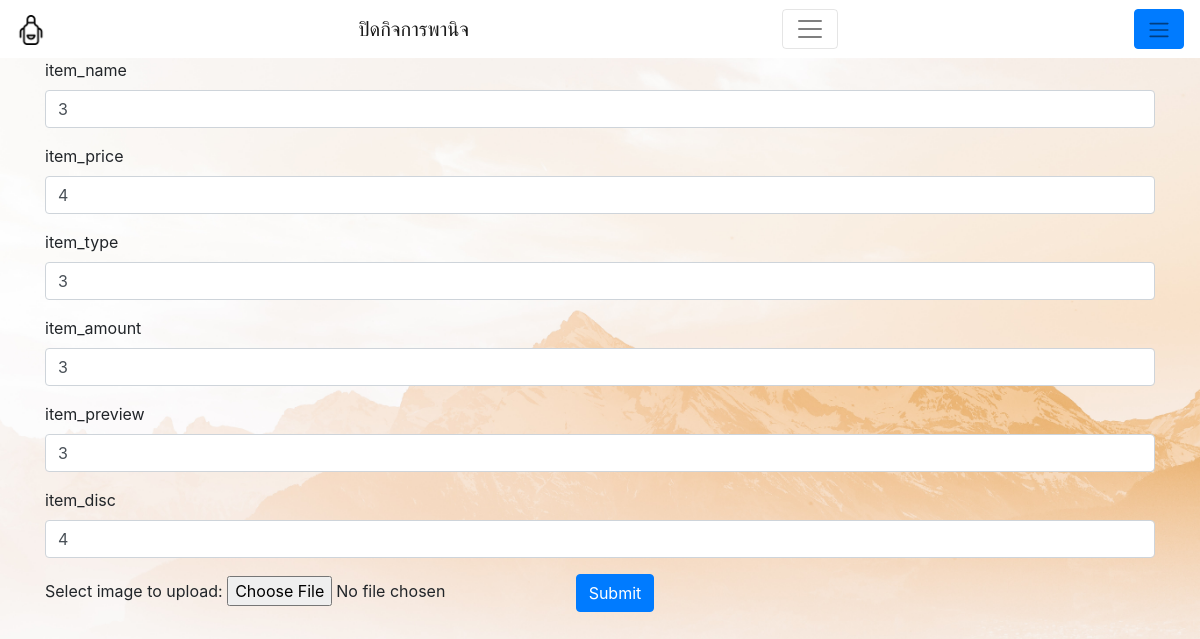
Page /item_update.php?id_item=3 (signed in) on the earlier database version.
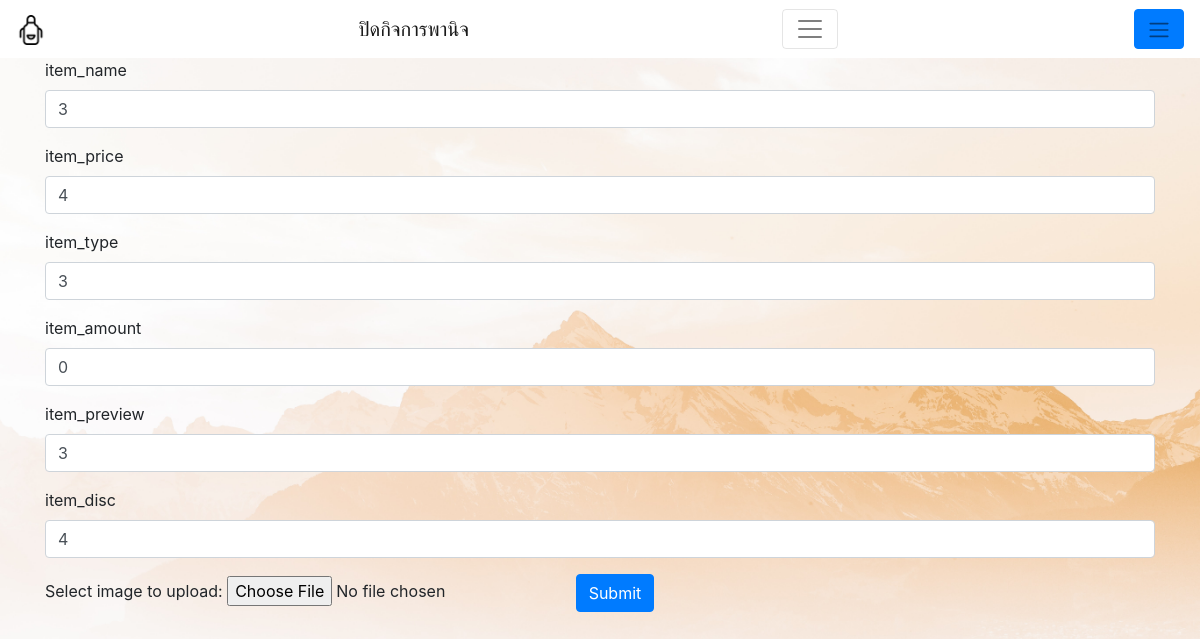
Same page on the later database version.
### tables this page shows
CREATE TABLE `item` (
  `id_item` int(10) NOT NULL COMMENT 'รหัสสินค้า',
  `item_name` text NOT NULL,
  `item_price` int(10) NOT NULL COMMENT 'ราคา',
  `item_type` int(2) NOT NULL COMMENT 'ประเภท',
  `item_disc` text NOT NULL COMMENT 'คำอธิบาย',
  `item_preview` mediumtext NOT NULL COMMENT 'คำอธิบายแบบย่อ',
  `item_amount` int(10) NOT NULL COMMENT 'จำนวน',
  `imagelocation` text NOT NULL
);

### item_update.php (the view, shortened to what this page needs)
<?php
require_once('connect.php');
$item_update_id = $_GET["id_item"];
$stmt = $conn->prepare("SELECT * FROM `item` WHERE `id_item` = '$item_update_id';");
$stmt->execute();
$item_data= $stmt->fetch();
?>
<!DOCTYPE html>
<html lang="en">
<head>
    <link rel="stylesheet" href="css/bootstrap.min.css" />
</head>
<body>
    <?php include_once (__DIR__) . ('/include/navbar.php'); ?>
    <div class="container">
        <form action="item_update_SQL.php?id_item=<?php echo $item_update_id; ?>" method="POST" enctype="multipart/form-data">
            <div class="form-group">
                <label for="exampleInputEmail1">item_name</label>
                <input  name="item_name" class="form-control" aria-describedby="emailHelp" value="<?php echo $item_data['item_name']; ?>">
            </div>
            <div class="form-group">
                <label for="exampleInputPassword1">item_price</label>
                <input name="item_price" class="form-control" value="<?php echo $item_data['item_price']; ?>">
            </div>
            <div class="form-group">
                <label for="exampleInputEmail1">item_type</label>
                <input name="item_type" class="form-control" aria-describedby="emailHelp" value="<?php echo $item_data['item_type']; ?>">
            </div>
            <div class="form-group">
                <label for="exampleInputEmail1">item_amount</label>
                <input name="item_amount" class="form-control" aria-describedby="emailHelp" value="<?php echo $item_data['item_amount']; ?>">
            </div>
            <div class="form-group">
                <label for="exampleInputEmail1">item_preview</label>
                <input name="item_preview" class="form-control" aria-describedby="emailHelp" value="<?php echo $item_data['item_preview']; ?>">
            </div>
            <div class="form-group">
                <label for="exampleInputEmail1">item_disc</label>
                <input name="item_disc" class="form-control" aria-describedby="emailHelp" value="<?php echo $item_data['item_disc']; ?>">
            </div>
                Select image to upload:
                <input type="file" name="fileToUpload" id="fileToUpload">
            <button type="submit" class="btn btn-primary" name="submit">Submit</button>
        </form>
    </div>
</body>
</html>

Differences in the rows shown:
changed item: item_amount "3" → "0"
